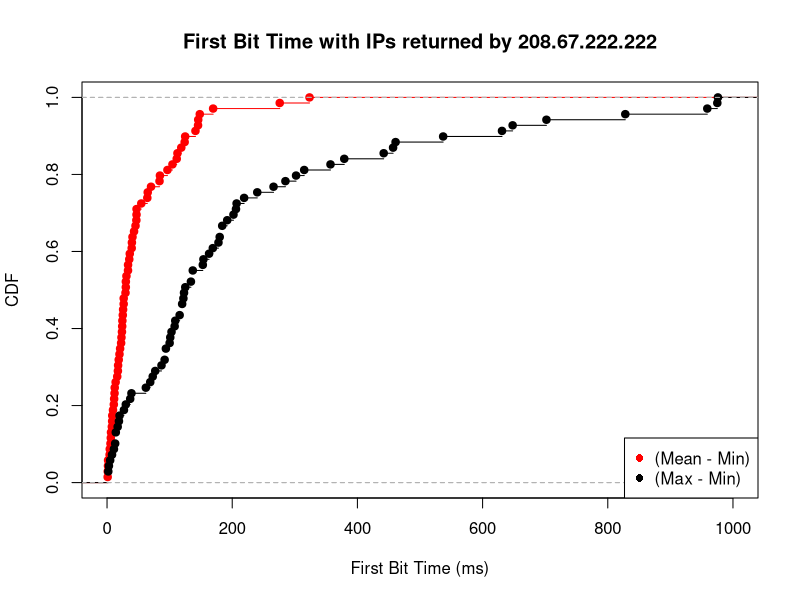

Write R code to recreate this figure.
mean_min <- c(24.500000, 124.833333, 141.277778, 23.833333, 12.277778, 18.666667, 13.750000, 47.166667, 17.333333, 30.055556, 54.708333, 1.666667, 35.500000, 1.500000, 25.666667, 11.333333, 8.333333, 8.166667, 24.208333, 124.000000, 12.000000, 46.833333, 1.166667, 7.666667, 31.000000, 10.833333, 36.333333, 19.866667, 33.500000, 1.000000, 84.500000, 43.166667, 40.666667, 30.000000, 70.277778, 6.333333, 45.500000, 64.333333, 6.000000, 111.332500, 83.833333, 275.914167, 104.500000, 323.500000, 47.100000, 33.583333, 4.100000, 23.033333, 16.277778, 17.678571, 29.500000, 39.394474, 26.600000, 22.500000, 4.333333, 148.181159, 26.583333, 118.583333, 5.500000, 96.500000, 145.666667, 145.400000, 65.000000, 112.500000, 39.722222, 20.888889, 9.500000, 25.166667, 169.498333)

max_min <- c(101.00, 461.00, 457.00, 120.00, 153.00, 94.00, 30.00, 122.00, 87.00, 184.00, 302.00, 3.00, 184.00, 5.00, 120.00, 39.00, 19.00, 37.00, 206.00, 442.00, 94.00, 169.00, 2.00, 17.00, 62.00, 20.00, 73.00, 137.00, 180.00, 2.00, 219.00, 77.00, 207.00, 100.00, 537.00, 11.00, 92.00, 123.00, 14.00, 958.99, 357.00, 827.99, 285.00, 702.00, 192.00, 154.00, 13.00, 103.00, 69.00, 125.00, 134.00, 975.99, 163.00, 116.00, 8.00, 379.00, 178.00, 266.00, 14.00, 240.00, 648.00, 631.00, 108.00, 315.00, 202.00, 137.00, 27.00, 109.00, 974.99)

mean_min_val = ecdf(mean_min)
max_min_val = ecdf(max_min)

plot(mean_min_val, lty=1, col="red", xlab="First Bit Time (ms)", ylab="CDF", main="First Bit Time with IPs returned by 208.67.222.222", xlim=c(0, 1000))
lines(max_min_val)

legend("bottomright",  pch =16, legend=c("(Mean - Min)", "(Max - Min)"), col=c("red", "black"))
